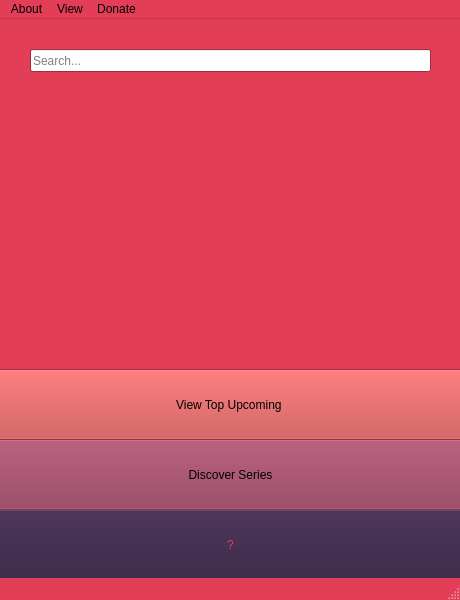
<?xml version="1.0" encoding="UTF-8"?>
<ui version="4.0">
 <class>MainWindow</class>
 <widget class="QMainWindow" name="MainWindow">
  <property name="geometry">
   <rect>
    <x>0</x>
    <y>0</y>
    <width>460</width>
    <height>600</height>
   </rect>
  </property>
  <property name="sizePolicy">
   <sizepolicy hsizetype="Fixed" vsizetype="Fixed">
    <horstretch>0</horstretch>
    <verstretch>0</verstretch>
   </sizepolicy>
  </property>
  <property name="maximumSize">
   <size>
    <width>460</width>
    <height>600</height>
   </size>
  </property>
  <property name="baseSize">
   <size>
    <width>460</width>
    <height>600</height>
   </size>
  </property>
  <property name="palette">
   <palette>
    <active>
     <colorrole role="WindowText">
      <brush brushstyle="SolidPattern">
       <color alpha="255">
        <red>226</red>
        <green>62</green>
        <blue>87</blue>
       </color>
      </brush>
     </colorrole>
     <colorrole role="Base">
      <brush brushstyle="SolidPattern">
       <color alpha="255">
        <red>255</red>
        <green>255</green>
        <blue>255</blue>
       </color>
      </brush>
     </colorrole>
     <colorrole role="Window">
      <brush brushstyle="SolidPattern">
       <color alpha="255">
        <red>226</red>
        <green>62</green>
        <blue>87</blue>
       </color>
      </brush>
     </colorrole>
    </active>
    <inactive>
     <colorrole role="WindowText">
      <brush brushstyle="SolidPattern">
       <color alpha="255">
        <red>226</red>
        <green>62</green>
        <blue>87</blue>
       </color>
      </brush>
     </colorrole>
     <colorrole role="Base">
      <brush brushstyle="SolidPattern">
       <color alpha="255">
        <red>255</red>
        <green>255</green>
        <blue>255</blue>
       </color>
      </brush>
     </colorrole>
     <colorrole role="Window">
      <brush brushstyle="SolidPattern">
       <color alpha="255">
        <red>226</red>
        <green>62</green>
        <blue>87</blue>
       </color>
      </brush>
     </colorrole>
    </inactive>
    <disabled>
     <colorrole role="WindowText">
      <brush brushstyle="SolidPattern">
       <color alpha="255">
        <red>190</red>
        <green>190</green>
        <blue>190</blue>
       </color>
      </brush>
     </colorrole>
     <colorrole role="Base">
      <brush brushstyle="SolidPattern">
       <color alpha="255">
        <red>226</red>
        <green>62</green>
        <blue>87</blue>
       </color>
      </brush>
     </colorrole>
     <colorrole role="Window">
      <brush brushstyle="SolidPattern">
       <color alpha="255">
        <red>226</red>
        <green>62</green>
        <blue>87</blue>
       </color>
      </brush>
     </colorrole>
    </disabled>
   </palette>
  </property>
  <property name="windowTitle">
   <string>weeb-Guidance</string>
  </property>
  <property name="windowOpacity">
   <double>0.975000000000000</double>
  </property>
  <widget class="QWidget" name="centralwidget">
   <widget class="QPushButton" name="rand_button">
    <property name="geometry">
     <rect>
      <x>-10</x>
      <y>490</y>
      <width>481</width>
      <height>71</height>
     </rect>
    </property>
    <property name="palette">
     <palette>
      <active>
       <colorrole role="Button">
        <brush brushstyle="SolidPattern">
         <color alpha="255">
          <red>49</red>
          <green>29</green>
          <blue>63</blue>
         </color>
        </brush>
       </colorrole>
       <colorrole role="ButtonText">
        <brush brushstyle="SolidPattern">
         <color alpha="255">
          <red>226</red>
          <green>62</green>
          <blue>87</blue>
         </color>
        </brush>
       </colorrole>
      </active>
      <inactive>
       <colorrole role="Button">
        <brush brushstyle="SolidPattern">
         <color alpha="255">
          <red>49</red>
          <green>29</green>
          <blue>63</blue>
         </color>
        </brush>
       </colorrole>
       <colorrole role="ButtonText">
        <brush brushstyle="SolidPattern">
         <color alpha="255">
          <red>226</red>
          <green>62</green>
          <blue>87</blue>
         </color>
        </brush>
       </colorrole>
      </inactive>
      <disabled>
       <colorrole role="Button">
        <brush brushstyle="SolidPattern">
         <color alpha="255">
          <red>49</red>
          <green>29</green>
          <blue>63</blue>
         </color>
        </brush>
       </colorrole>
       <colorrole role="ButtonText">
        <brush brushstyle="SolidPattern">
         <color alpha="255">
          <red>190</red>
          <green>190</green>
          <blue>190</blue>
         </color>
        </brush>
       </colorrole>
      </disabled>
     </palette>
    </property>
    <property name="cursor">
     <cursorShape>ArrowCursor</cursorShape>
    </property>
    <property name="text">
     <string>?</string>
    </property>
    <property name="checkable">
     <bool>false</bool>
    </property>
    <property name="flat">
     <bool>false</bool>
    </property>
   </widget>
   <widget class="QPushButton" name="discover_button">
    <property name="geometry">
     <rect>
      <x>-10</x>
      <y>420</y>
      <width>481</width>
      <height>71</height>
     </rect>
    </property>
    <property name="palette">
     <palette>
      <active>
       <colorrole role="Button">
        <brush brushstyle="SolidPattern">
         <color alpha="255">
          <red>136</red>
          <green>48</green>
          <blue>78</blue>
         </color>
        </brush>
       </colorrole>
      </active>
      <inactive>
       <colorrole role="Button">
        <brush brushstyle="SolidPattern">
         <color alpha="255">
          <red>136</red>
          <green>48</green>
          <blue>78</blue>
         </color>
        </brush>
       </colorrole>
      </inactive>
      <disabled>
       <colorrole role="Button">
        <brush brushstyle="SolidPattern">
         <color alpha="255">
          <red>136</red>
          <green>48</green>
          <blue>78</blue>
         </color>
        </brush>
       </colorrole>
      </disabled>
     </palette>
    </property>
    <property name="text">
     <string>Discover Series</string>
    </property>
    <property name="checkable">
     <bool>false</bool>
    </property>
    <property name="flat">
     <bool>false</bool>
    </property>
   </widget>
   <widget class="QPushButton" name="topUpcoming_button">
    <property name="geometry">
     <rect>
      <x>-10</x>
      <y>350</y>
      <width>481</width>
      <height>71</height>
     </rect>
    </property>
    <property name="palette">
     <palette>
      <active>
       <colorrole role="Button">
        <brush brushstyle="SolidPattern">
         <color alpha="255">
          <red>191</red>
          <green>64</green>
          <blue>64</blue>
         </color>
        </brush>
       </colorrole>
      </active>
      <inactive>
       <colorrole role="Button">
        <brush brushstyle="SolidPattern">
         <color alpha="255">
          <red>191</red>
          <green>64</green>
          <blue>64</blue>
         </color>
        </brush>
       </colorrole>
      </inactive>
      <disabled>
       <colorrole role="Button">
        <brush brushstyle="SolidPattern">
         <color alpha="255">
          <red>191</red>
          <green>64</green>
          <blue>64</blue>
         </color>
        </brush>
       </colorrole>
      </disabled>
     </palette>
    </property>
    <property name="text">
     <string>View Top Upcoming </string>
    </property>
    <property name="checkable">
     <bool>false</bool>
    </property>
    <property name="flat">
     <bool>false</bool>
    </property>
   </widget>
   <widget class="QLineEdit" name="search_field">
    <property name="geometry">
     <rect>
      <x>30</x>
      <y>30</y>
      <width>401</width>
      <height>23</height>
     </rect>
    </property>
    <property name="accessibleName">
     <string>Series random episode search field</string>
    </property>
    <property name="accessibleDescription">
     <string>This field is used to select a random episode of a series</string>
    </property>
    <property name="maxLength">
     <number>100</number>
    </property>
    <property name="placeholderText">
     <string>Search...</string>
    </property>
    <property name="cursorMoveStyle">
     <enum>Qt::LogicalMoveStyle</enum>
    </property>
    <property name="clearButtonEnabled">
     <bool>false</bool>
    </property>
   </widget>
   <widget class="QLabel" name="label">
    <property name="geometry">
     <rect>
      <x>120</x>
      <y>90</y>
      <width>211</width>
      <height>221</height>
     </rect>
    </property>
    <property name="text">
     <string/>
    </property>
    <property name="pixmap">
     <pixmap>../icon/weebguidance.png</pixmap>
    </property>
    <property name="scaledContents">
     <bool>true</bool>
    </property>
   </widget>
  </widget>
  <widget class="QMenuBar" name="menubar">
   <property name="geometry">
    <rect>
     <x>0</x>
     <y>0</y>
     <width>460</width>
     <height>22</height>
    </rect>
   </property>
   <widget class="QMenu" name="menuHelp">
    <property name="title">
     <string>About</string>
    </property>
    <addaction name="actionHelp"/>
   </widget>
   <widget class="QMenu" name="menuCollection">
    <property name="title">
     <string>View</string>
    </property>
    <addaction name="actionCollection"/>
    <addaction name="actionStatus"/>
   </widget>
   <widget class="QMenu" name="menuDonate">
    <property name="title">
     <string>Donate</string>
    </property>
    <addaction name="actionMonero"/>
    <addaction name="actionBitcoin"/>
    <addaction name="actionPaypal"/>
   </widget>
   <addaction name="menuHelp"/>
   <addaction name="menuCollection"/>
   <addaction name="menuDonate"/>
  </widget>
  <widget class="QStatusBar" name="statusbar"/>
  <action name="actionHelp">
   <property name="text">
    <string>Help</string>
   </property>
  </action>
  <action name="actionCheck_API_Connectivity">
   <property name="text">
    <string>Check API Connectivity</string>
   </property>
  </action>
  <action name="actionCollection">
   <property name="text">
    <string>Collection</string>
   </property>
  </action>
  <action name="actionStatus">
   <property name="text">
    <string>Connection Status</string>
   </property>
  </action>
  <action name="actionBitcoin">
   <property name="text">
    <string>Bitcoin</string>
   </property>
  </action>
  <action name="actionPaypal">
   <property name="text">
    <string>Paypal</string>
   </property>
  </action>
  <action name="actionMonero">
   <property name="text">
    <string>Monero</string>
   </property>
  </action>
 </widget>
 <resources/>
 <connections/>
</ui>
